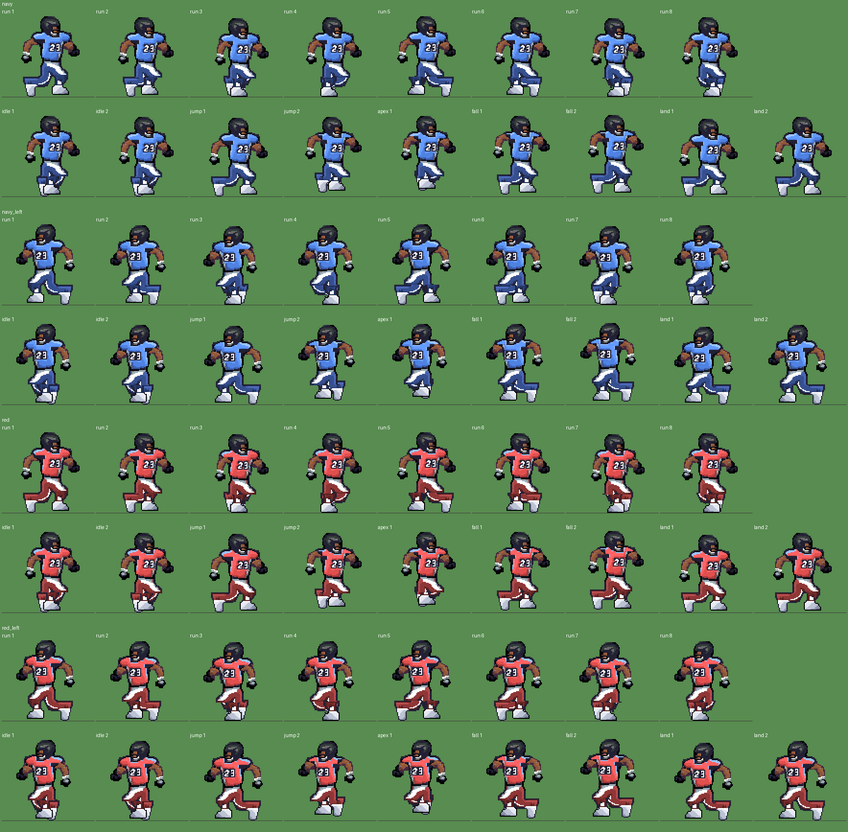
#> input picture .agents/tasks/smooth-run-jump/contact-sheet.png, 848 x 832 px, shrunk from 1768 x 1736 before the run
$ python shade_sprite.py ../.agents/tasks/smooth-run-jump/contact-sheet.png ../.agents/tasks/smooth-run-jump/held-ball-all-frames.png ../.agents/tasks/smooth-run-jump/held-ball-all-frames.png
#> lines starting #> are read from the running program, lines starting #| are printed output that depends on the picture; after the words box and inside, x2 and y2 are one past the last pixel; in counts of white or black regions, pixels touching at a corner belong together
"""Re-shade a flat pixel-art sprite: light from the top left, per-material colour ramps, dithered gradients.

    .venv/bin/python tools/shade_sprite.py IN.png OUT.png

Materials are found by colour in the hand-drawn sprite (jersey blue, skin, navy pants, black shoes/gloves).
Outlines, the number, white stripes and the hand-placed grey highlights are left untouched.
"""
import sys

import numpy as np
from PIL import Image
from scipy import ndimage

BAYER = np.array([[0, 8, 2, 10], [12, 4, 14, 6], [3, 11, 1, 9], [15, 7, 13, 5]]) / 16.0 - 0.5


def rgb(h):
    return tuple(int(h[i:i + 2], 16) for i in (1, 3, 5))


# ramps run light -> dark; thresholds are where each step starts on the 0..1 shade value
RAMPS = {
    "jersey": dict(colors=[rgb(c) for c in ("#9cc6ff", "#639bff", "#4f82e2", "#3f65bb", "#324d94")],
                   cuts=[-9, 0.20, 0.50, 0.70, 0.90]),
    "skin":   dict(colors=[rgb(c) for c in ("#a2653f", "#8f563b", "#7a4a3a", "#663931")],
                   cuts=[-9, 0.30, 0.66, 0.90]),
    "pants":  dict(colors=[rgb(c) for c in ("#3b3a60", "#2c2b4a", "#222034", "#1a1829", "#121120")],
                   cuts=[-9, 0.16, 0.42, 0.68, 0.90]),
    "pants_navy": dict(colors=[rgb(c) for c in ("#5873c4", "#4562ae", "#364f8f", "#2a3d70", "#1f2e56")],
                       cuts=[-9, 0.16, 0.42, 0.68, 0.90]),
    "pants_gray": dict(colors=[rgb(c) for c in ("#c4c9d6", "#a4abbc", "#868ea3", "#6c748a", "#555b70")],
                       cuts=[-9, 0.16, 0.42, 0.68, 0.90]),
    "pants_white": dict(colors=[rgb(c) for c in ("#ffffff", "#eff1f8", "#d7dcea", "#b6bdd0", "#939bb3")],
                        cuts=[-9, 0.16, 0.42, 0.68, 0.90]),
    "shoes":  dict(colors=[rgb(c) for c in ("#ffffff", "#e6e9f2", "#bcc3d4", "#8b93aa", "#5a6078")],
                   cuts=[-9, 0.16, 0.40, 0.66, 0.88]),
    "black":  dict(colors=[rgb(c) for c in ("#3a3a52", "#232236", "#0f0f1a", "#000000")],
                   cuts=[-9, 0.12, 0.34, 0.80]),
}


def run_len(mask, dx, dy, limit=4):
    """How many consecutive surface pixels lie in direction (dx,dy) starting from each pixel (excluding itself)."""
    h, w = mask.shape
    out = np.zeros(mask.shape, int)
    alive = mask.copy()
    for k in range(1, limit + 1):
        sh = np.zeros_like(mask)
        ys = slice(max(0, -dy * k), h - max(0, dy * k))
        xs = slice(max(0, -dx * k), w - max(0, dx * k))
        yd = slice(max(0, dy * k), h + min(0, dy * k))
        xd = slice(max(0, dx * k), w + min(0, dx * k))
        sh[ys, xs] = mask[yd, xd]
        alive &= sh
        out += alive
    return out


def shade(mask, surface, ramp, fold=0.0, seed=0):
    """Return (ys, xs, colours) for the pixels of `mask`. `surface` is the wider shape used for edge distances."""
    ys, xs = np.where(mask)
    if len(ys) == 0:
        return ys, xs, []
    lab, n = ndimage.label(surface, structure=np.ones((3, 3)))
    dr = np.minimum(run_len(surface, 1, 0), run_len(surface, 0, 1))
    ul = np.minimum(run_len(surface, -1, 0), run_len(surface, 0, -1))
    cols = []
    bbox = {}
    for i in range(1, n + 1):
        yy, xx = np.where(lab == i)
        bbox[i] = (xx.min(), xx.max(), yy.min(), yy.max())
    for y, x in zip(ys, xs):
        x0, x1, y0, y1 = bbox[lab[y, x]]
        u = ((x - x0) + (y - y0)) / max(1, (x1 - x0) + (y1 - y0))
        s = 0.12 + 0.78 * u
        d = dr[y, x]
        s += {0: 0.34, 1: 0.14}.get(d, 0.0)          # darker where the lit side ends (bottom/right edges)
        e = ul[y, x]
        s -= {0: 0.32, 1: 0.10}.get(e, 0.0)          # lighter along top/left edges
        s += fold * np.sin(0.62 * x + 0.95 * y + seed)
        s += BAYER[y % 4, x % 4] * 0.09              # dither: turns band edges into checker texture
        idx = max(i for i, c in enumerate(ramp["cuts"]) if s >= c)
        cols.append(ramp["colors"][idx])
    return ys, xs, cols


def classify(a):
    c = a[..., :3].astype(int)
    op = a[..., 3] > 0

    def is_(h):
        return op & (c == rgb(h)).all(-1)
    jersey = is_("#639bff")
    skin = is_("#8f563b") | is_("#663931")
    return op, jersey, skin, is_("#000000"), is_("#222034")


def fix_leg_interior(out, ramp_name):
    """Leftover grey/black outline pixels inside the pants: outline colour at the silhouette, shadow tone inside."""
    H, W = out.shape[:2]
    outline = rgb("#222034")
    shadow = RAMPS[ramp_name]["colors"][-1]
    op = out[..., 3] > 0
    grey = {rgb("#595652"), rgb("#696a6a"), rgb("#847e87")}
    n = 0
    for y in range(55, 74):
        for x in range(20, 72):
            if not op[y, x]:
                continue
            c = tuple(out[y, x, :3].tolist())
            if c not in grey and c != (0, 0, 0):
                continue
            edge = any(not op[yy, xx] for yy in range(y - 1, y + 2) for xx in range(x - 1, x + 2)
                       if 0 <= yy < H and 0 <= xx < W)
            out[y, x, :3] = outline if edge else shadow
            n += 1
    return n


def main(src, dst, pants_kind="navy"):
    a = np.array(Image.open(src).convert("RGBA"))
    op, jersey, skin, black, navy = classify(a)
#> in classify, `op = a[..., 3] > 0`: op: shape (832, 848) bool; every value is 1
#> in is_, `return op & (c == rgb(h)).all(-1)`:
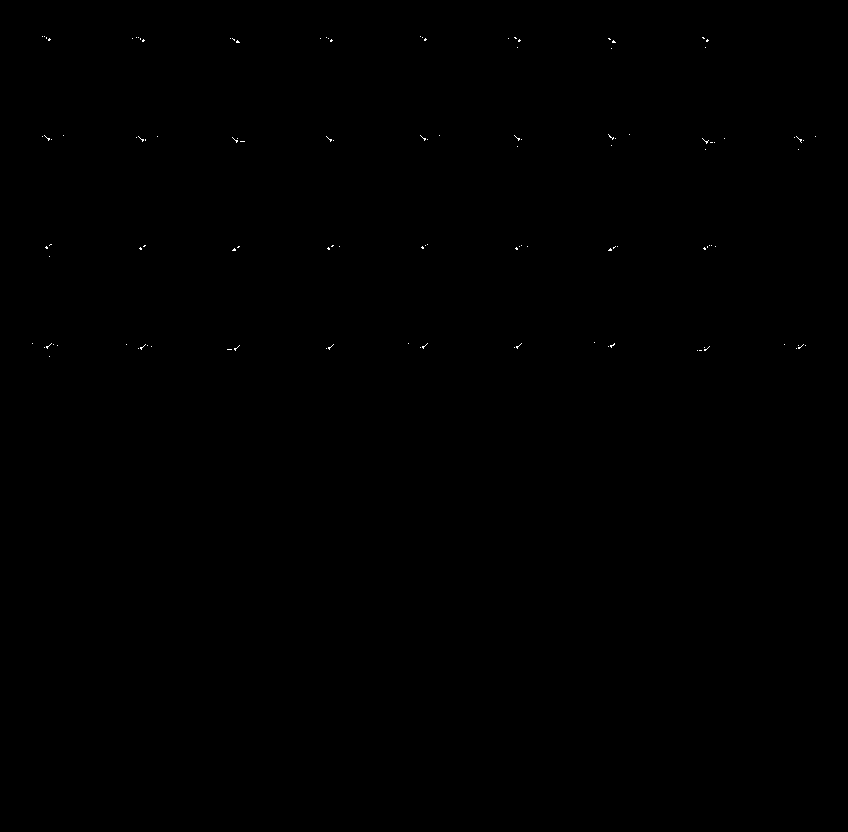
#> returned value: shape (832, 848) bool; 0.06% white in thin lines or dots, all inside (x1, y1, x2, y2) = (32, 36, 816, 357)
#> in is_ (call 2), `return op & (c == rgb(h)).all(-1)`: returned value: shape (832, 848) bool; 0.04% white in thin lines or dots, all inside (x1, y1, x2, y2) = (26, 42, 822, 776)
#> in is_ (call 3), `return op & (c == rgb(h)).all(-1)`: returned value: shape (832, 848) bool; every value is 0
#> in is_ (call 4), `return op & (c == rgb(h)).all(-1)`: returned value: shape (832, 848) bool; 0.52% white in thin lines or dots
#> in is_ (call 5), `return op & (c == rgb(h)).all(-1)`: returned value: shape (832, 848) bool; 0.16% white in thin lines or dots, all inside (x1, y1, x2, y2) = (21, 18, 810, 804)
    out = a.copy()
    H, W = a.shape[:2]
#> H = 832; W = 848
    rows = np.arange(H)[:, None] * np.ones((H, W), int)
    cols = np.arange(W)[None, :] * np.ones((H, W), int)

    cloth = ndimage.binary_fill_holes(jersey)
    # shoes: the two feet, shaded as one light material inside a 1px outline
    shoe_front = op & (rows >= 74) & (cols >= 52)
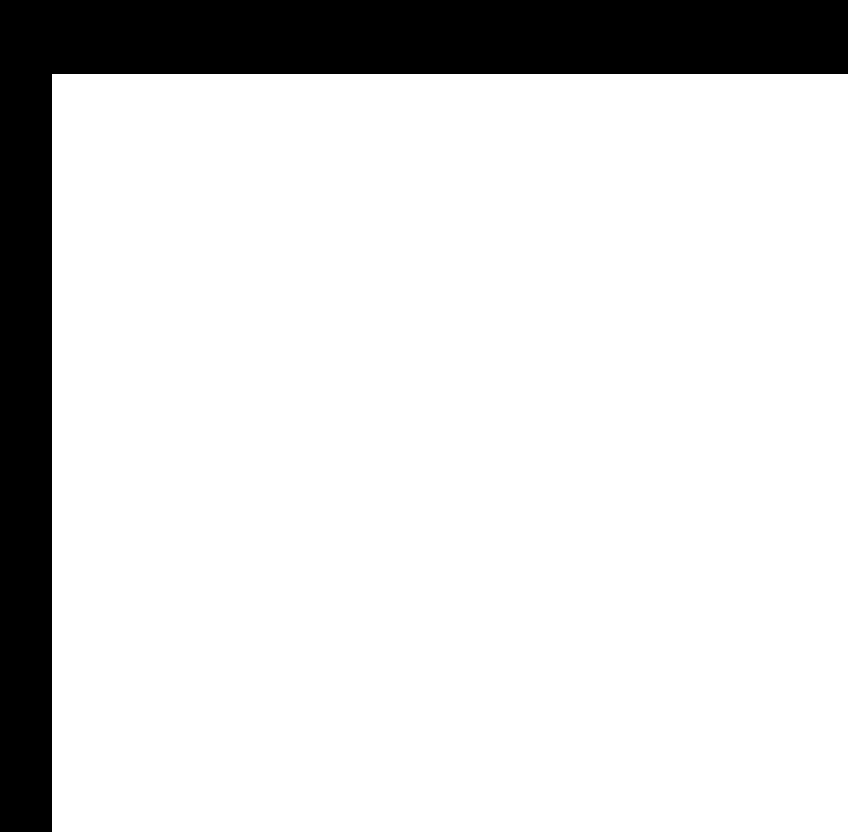
#> shoe_front: shape (832, 848) bool; 85.5% white; 1 black region, box (x1, y1, x2, y2) and area: (0, 0, 848, 832) 102168
    shoe_back = op & (rows >= 73) & (cols >= 20) & (cols <= 36)
#> shoe_back: shape (832, 848) bool; 1.8% white; 1 white region, box (x1, y1, x2, y2) and area: (20, 73, 37, 832) 12903
    shoes = shoe_front | shoe_back
#> shoes: shape (832, 848) bool; 87.3% white; 1 black region, box (x1, y1, x2, y2) and area: (0, 0, 848, 832) 89265
    shoe_in = shoes & ndimage.binary_erosion(op, iterations=1)
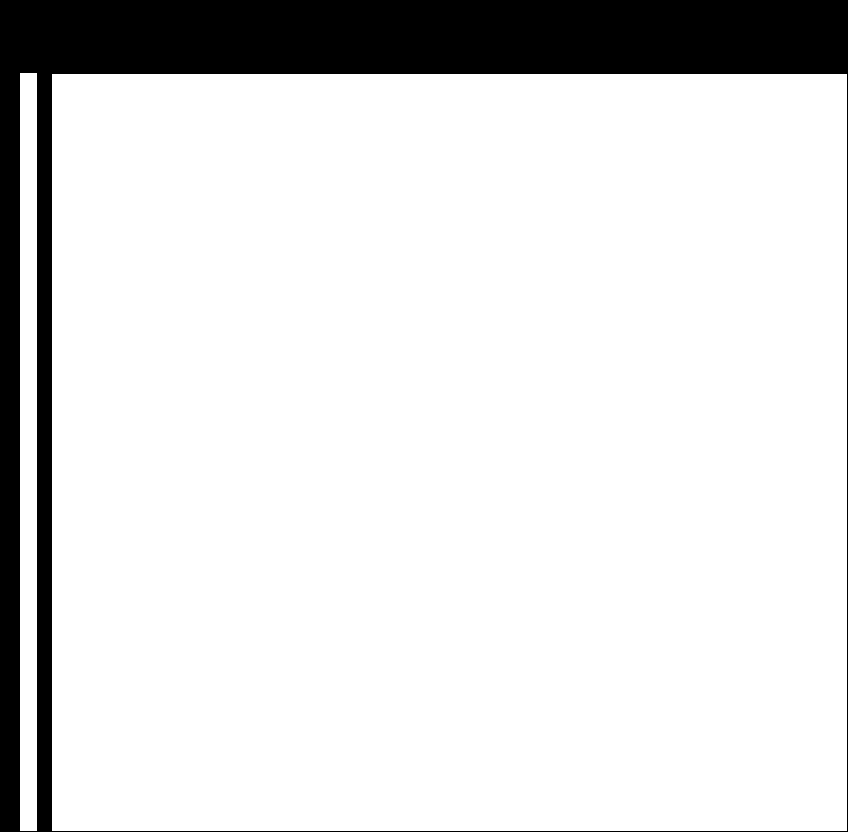
#> shoe_in: shape (832, 848) bool; 87.1% white; 1 black region, box (x1, y1, x2, y2) and area: (0, 0, 848, 832) 90835
    # pants: everything below the waist that is not skin, shoe or the white sock; thick black bands become cloth
    sock = (rows >= 69) & (rows <= 73) & (cols >= 57) & (cols <= 62)
    legs = op & (rows >= 50) & ~shoes & ~skin
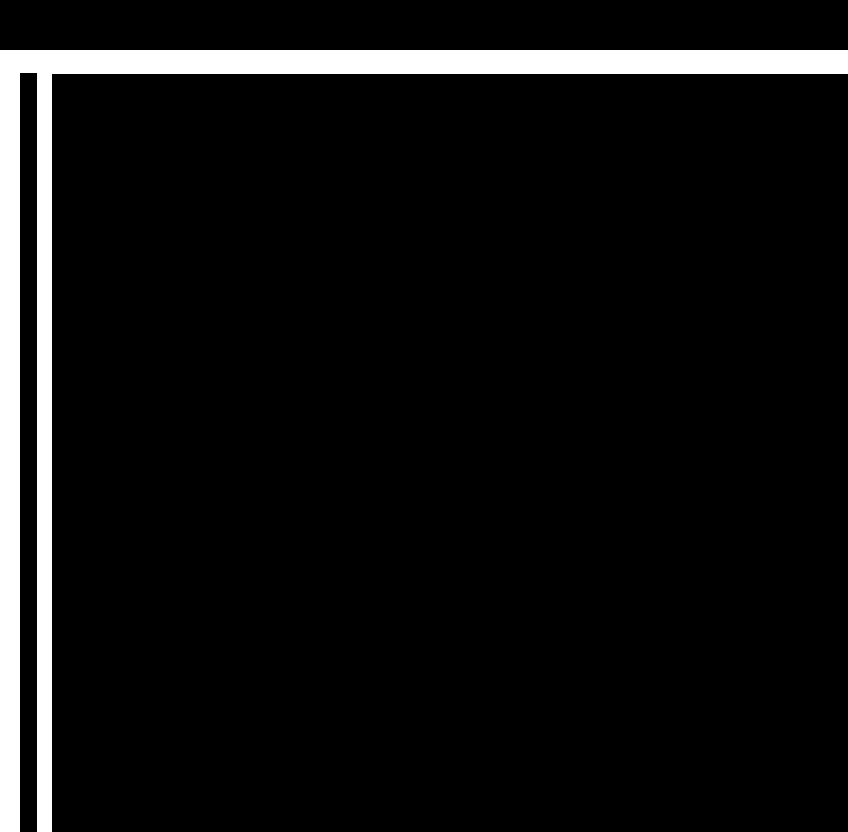
#> legs: shape (832, 848) bool; 6.6% white; 1 white region, box (x1, y1, x2, y2) and area: (0, 50, 848, 832) 46865
    in2 = ndimage.binary_erosion(op, iterations=2)
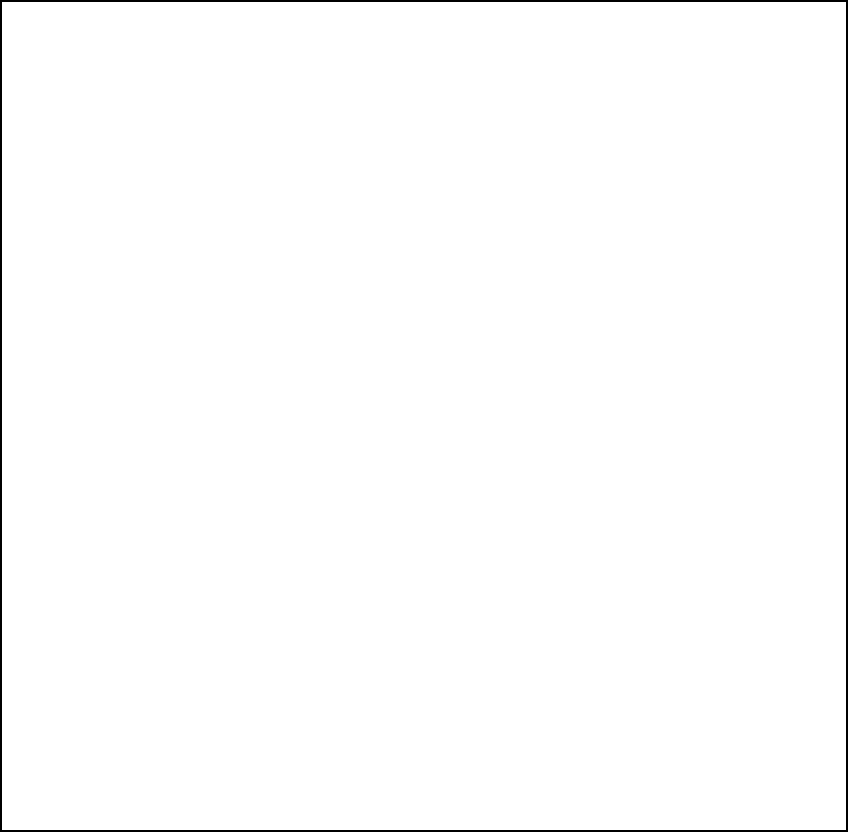
#> in2: shape (832, 848) bool; 99% white; 1 black region, box (x1, y1, x2, y2) and area: (0, 0, 848, 832) 6704
    stripe = legs & (a[..., :3] == WHITE_RGB).all(-1) & ~sock & (rows <= 72)
#> stripe: shape (832, 848) bool; 0.02% white in thin lines or dots, all inside (x1, y1, x2, y2) = (28, 50, 720, 73)
    pants = legs & (navy | black) & in2 & ~sock
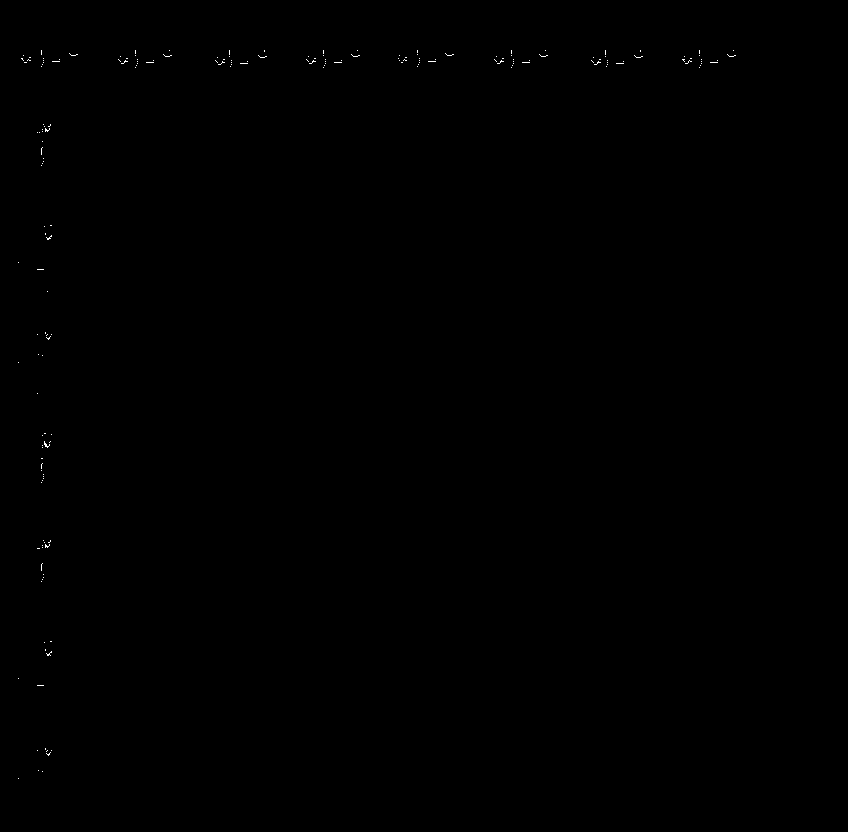
#> pants: shape (832, 848) bool; 0.08% white in thin lines or dots, all inside (x1, y1, x2, y2) = (18, 50, 736, 779)
    pants_surface = ndimage.binary_fill_holes(pants | stripe)
    # outline = what's left of black/navy at the silhouette; thick bands were absorbed into `pants`
    ramp = "pants_" + pants_kind
    jobs = [
        (jersey, cloth, "jersey", 0.03, 0.0),
        (skin, skin, "skin", 0.0, 0.0),
        (pants, pants_surface, ramp, 0.03, 1.7),
        (shoe_in, shoes, "shoes", 0.0, 0.0),
    ]
    big_black = black & in2 & (rows < 50)
#> big_black: shape (832, 848) bool; 0.02% white in thin lines or dots, all inside (x1, y1, x2, y2) = (41, 17, 734, 50)
    jobs.append((big_black, big_black, "black", 0.0, 0.0))
    for mask, surface, name, fold, seed in jobs:
        ys, xs, cols_ = shade(mask, surface, RAMPS[name], fold, seed)
        for y, x, col in zip(ys, xs, cols_):
            out[y, x, :3] = col
#> this loop made 3 passes
#> (name, fold, seed, n in shade) on passes 1 to 2: ('jersey', 0.03, 0, 119), ('skin', 0, 0, 188)
#> (fold, seed) on pass 3: (0.03, 1.7)
    if pants_kind == "white":    # white pants: the stripe turns navy so it still shows
        out[stripe, :3] = rgb("#2a3d70")
    print("leg fix:", fix_leg_interior(out, ramp), "px")
    Image.fromarray(out).save(dst)
    print("changed", int((out != a).any(-1).sum()), "pixels;", len({tuple(p) for p in out[op].tolist()}), "colours")


WHITE_RGB = (255, 255, 255)

if __name__ == "__main__":
#> (the run stopped early here; a loop or call above may not have finished)
